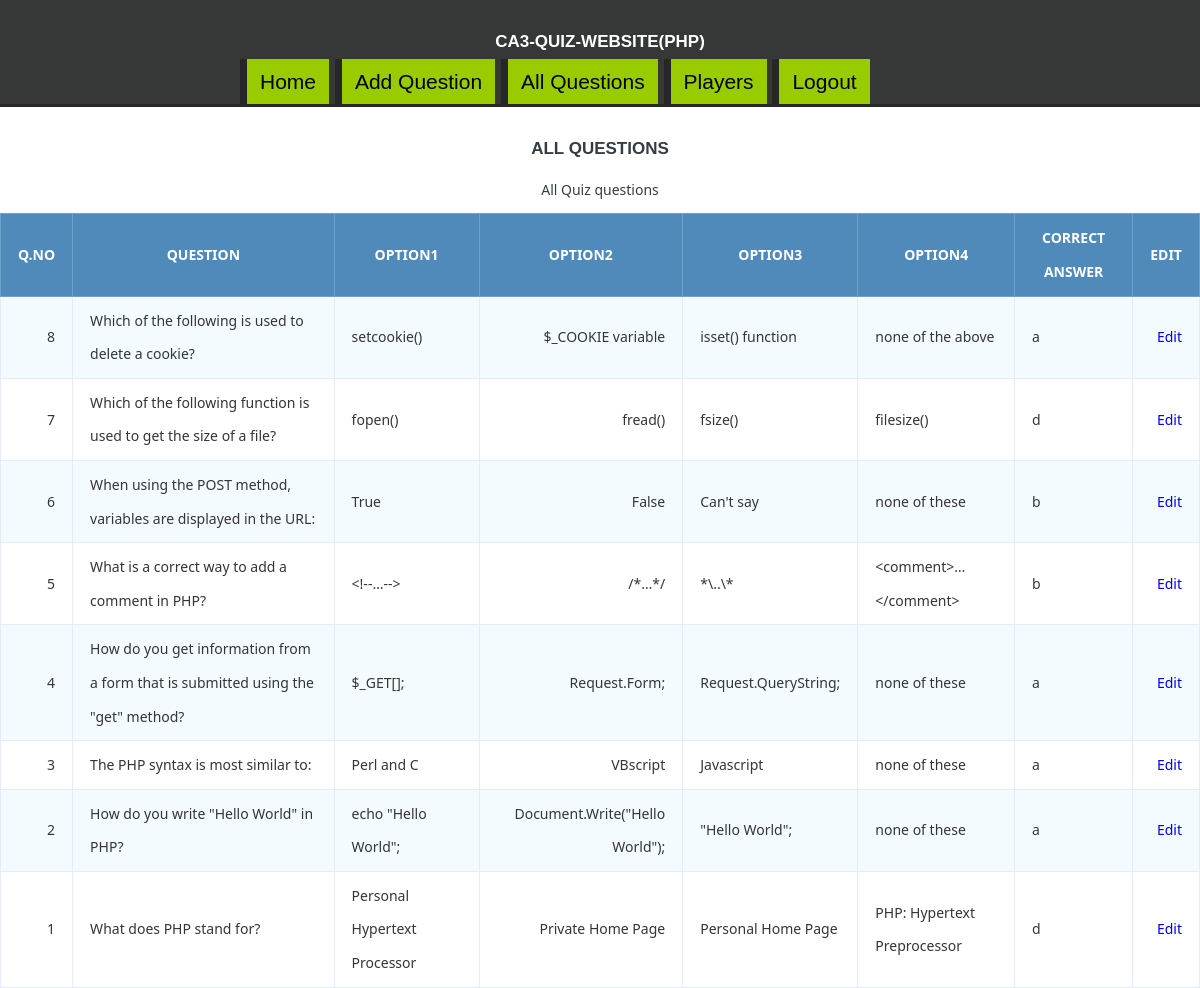
/allquestions.php (signed in), run on the app's committed database.
### tables this page shows
CREATE TABLE `questions` (
  `qid` int(11) NOT NULL,
  `qno` int(11) NOT NULL,
  `question` text NOT NULL,
  `ans1` text NOT NULL,
  `ans2` text NOT NULL,
  `ans3` text NOT NULL,
  `ans4` text NOT NULL,
  `correct_answer` varchar(1) NOT NULL
);

### allquestions.php (the view, shortened to what this page needs)
<?php include "connection.php";
if (isset($_SESSION['admin'])) {
?>
<!DOCTYPE html>
<html>
	<head>
		<link rel="stylesheet" type="text/css" href="css/style.css">
		<link rel="stylesheet" type="text/css" href="css/style1.css">
	</head>
	<body>
		<header>
			<div class="container">
				<h1>CA3-Quiz-Website(PHP)</h1>
				<a href="index.php" class="start">Home</a>
				<a href="add.php" class="start">Add Question</a>
				<a href="allquestions.php" class="start">All Questions</a>
				<a href="players.php" class="start">Players</a>
				<a href="exit.php" class="start">Logout</a>
			</div>
		</header>
	<h1> All Questions</h1>
	<table class="data-table">
		<caption class="title">All Quiz questions</caption>
		<thead>
			<tr>
				<th>Q.NO</th>
				<th>Question</th>
				<th>Option1</th>
				<th>Option2</th>
				<th>Option3</th>
				<th>Option4</th>
				<th>Correct Answer </th>
				<th>Edit</th>
			</tr>
		</thead>
		<tbody>
        <?php
            $query = "SELECT * FROM questions ORDER BY qno DESC";
            $select_questions = mysqli_query($conn, $query) or die(mysqli_error($conn));
            if (mysqli_num_rows($select_questions) > 0 ) {
            while ($row = mysqli_fetch_array($select_questions)) {
                $qno = $row['qno'];
                $question = $row['question'];
                $option1 = $row['ans1'];
                $option2 = $row['ans2'];
                $option3 = $row['ans3'];
                $option4 = $row['ans4'];
                $Answer = $row['correct_answer'];
                echo "<tr>";
                echo "<td>$qno</td>";
                echo "<td>$question</td>";
                echo "<td>$option1</td>";
                echo "<td>$option2</td>";
                echo "<td>$option3</td>";
                echo "<td>$option4</td>";
                echo "<td>$Answer</td>";
                echo "<td> <a href='editquestion.php?qno=$qno'> Edit </a></td>";
                echo "</tr>";
             }
         }
        ?>
		</tbody>
	</table>
</body>
</html>
<?php }
else {
	header("location: admin.php");
}
?>

### css/style.css (style rules this page uses)
body { font-family: arial; font-size: 21px; line-height: 1.6em; }
a { text-decoration: none; }
.container { width: 60%; margin: 0 auto; overflow: auto; }
header { border-bottom: 3px #272726 solid; background: #353837; color: white; }
a.start { display: inline-block; color: #000000; background: #99CC00; border-left: 7px #272726 solid; padding:6px 13px; }

### css/style1.css (style rules this page uses)
body { font-size: 21px; color: #343d44; font-family: "segoe-ui", "open-sans", tahoma, arial; padding: 0; margin: 0; }
table { margin: auto; font-family: "Lucida Sans Unicode", "Lucida Grande", "Segoe Ui"; font-size: 12px; }
h1 { margin: 25px auto 0; text-align: center; text-transform: uppercase; font-size: 17px; }
table td { transition: all .5s; }
.data-table { border-collapse: collapse; font-size: 14px; min-width: 537px; }
.data-table th, .data-table td { border: 1px solid #e1edff; padding: 7px 17px; }
.data-table caption { margin: 7px; }
.data-table thead th { background-color: #508abb; color: #FFFFFF; border-color: #6ea1cc !important; text-transform: uppercase; }
.data-table tbody td { color: #353535; }
.data-table tbody td:first-child, .data-table tbody td:nth-child(4), .data-table tbody td:last-child { text-align: right; }
.data-table tbody tr:nth-child(odd) td { background-color: #f4fbff; }

### data on the page
questions: qno "8", question "Which of the following is used to delete a cookie?", ans1 "setcookie()", ans2 "$_COOKIE variable", ans3 "isset() function", ans4 "none of the above", correct_answer "a"
questions: qno "7", question "Which of the following function is used to get the size of a file?", ans1 "fopen()", ans2 "fread()", ans3 "fsize()", ans4 "filesize()", correct_answer "d"
questions: qno "6", question "When using the POST method, variables are displayed in the URL:", ans1 "True", ans2 "False", ans3 "Can't say", ans4 "none of these", correct_answer "b"
questions: qno "5", question "What is a correct way to add a comment in PHP?", ans1 "<!--…-->", ans2 "/*…*/", ans3 "*\\..\\*", ans4 "<comment>…</comment>", correct_answer "b"
questions: qno "4", question "How do you get information from a form that is submitted using the \"get\" method?", ans1 "$_GET[];", ans2 "Request.Form;", ans3 "Request.QueryString;", ans4 "none of these", correct_answer "a"
questions: qno "3", question "The PHP syntax is most similar to:", ans1 "Perl and C", ans2 "VBscript", ans3 "Javascript", ans4 "none of these", correct_answer "a"
questions: qno "2", question "How do you write \"Hello World\" in PHP?", ans1 "echo \"Hello World\";", ans2 "Document.Write(\"Hello World\");", ans3 "\"Hello World\";", ans4 "none of these", correct_answer "a"
questions: qno "1", question "What does PHP stand for?", ans1 "Personal Hypertext Processor", ans2 "Private Home Page", ans3 "Personal Home Page", ans4 "PHP: Hypertext Preprocessor", correct_answer "d"
